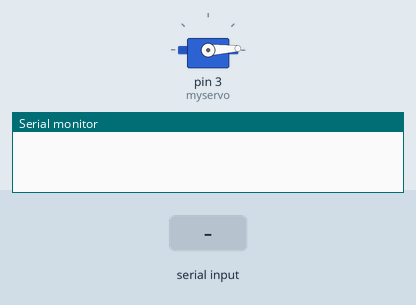
Bench run of a sketch on a simulated Arduino Uno, built with avr-gcc and run on an emulated ATmega328P. Shown: servo, the last lines printed to the serial monitor. The inputs (shaded band) are chosen by the test bench.

Above: at 1.2 s.
1.3 s: "s" received over the second serial link
At 2.6 s:
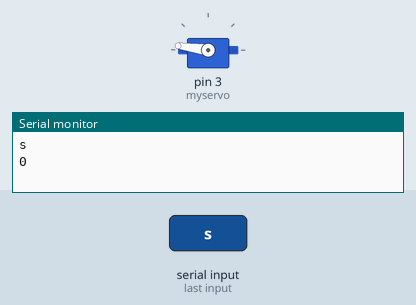
Timing chart, 0 to 4.3 s (numbered marks = the images above; inputs shaded):
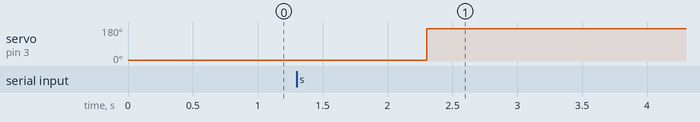

Measured:
- after the input at 1.3 s, servo on pin 3 (myservo): 3° → 172° after 1.0 s

The sketch:

Claw.ino
```cpp
/*
 Controlling a servo position using a potentiometer (variable resistor)
 by Michal Rinott <http://people.interaction-ivrea.it/m.rinott>

 modified on 8 Nov 2013
 by Scott Fitzgerald
 http://www.arduino.cc/en/Tutorial/Knob
*/

#include <Servo.h>
#include <SoftwareSerial.h>

SoftwareSerial mySerial(11, 10); // RX, TX

Servo myservo;  // create servo object to control a servo

int potpin = 0;  // analog pin used to connect the potentiometer
int val;    // variable to read the value from the analog pin
bool check=true;

void setup() {
  mySerial.begin(9600);
  Serial.begin(9600);
  myservo.attach(3);  // attaches the servo on pin 9 to the servo object
}

void loop() {
  while(mySerial.available()) {
  String a= mySerial.readString();// read the incoming data as string
  Serial.println(a.substring(0,1));
  if(a.substring(0,1)=="s")
  {
    check=!(check);
    Serial.println(check);
  }
  }
  if(check)
  {
  val = 20;            // reads the value of the potentiometer (value between 0 and 1023)
  val = map(val, 0, 1023, 0, 180);     // scale it to use it with the servo (value between 0 and 180)
  myservo.write(val);
  }
  else
  {
  val = 980;            // reads the value of the potentiometer (value between 0 and 1023)
  val = map(val, 0, 1023, 0, 180);     // scale it to use it with the servo (value between 0 and 180)
  myservo.write(val);
  }                         // waits for the servo to get there
}
```
